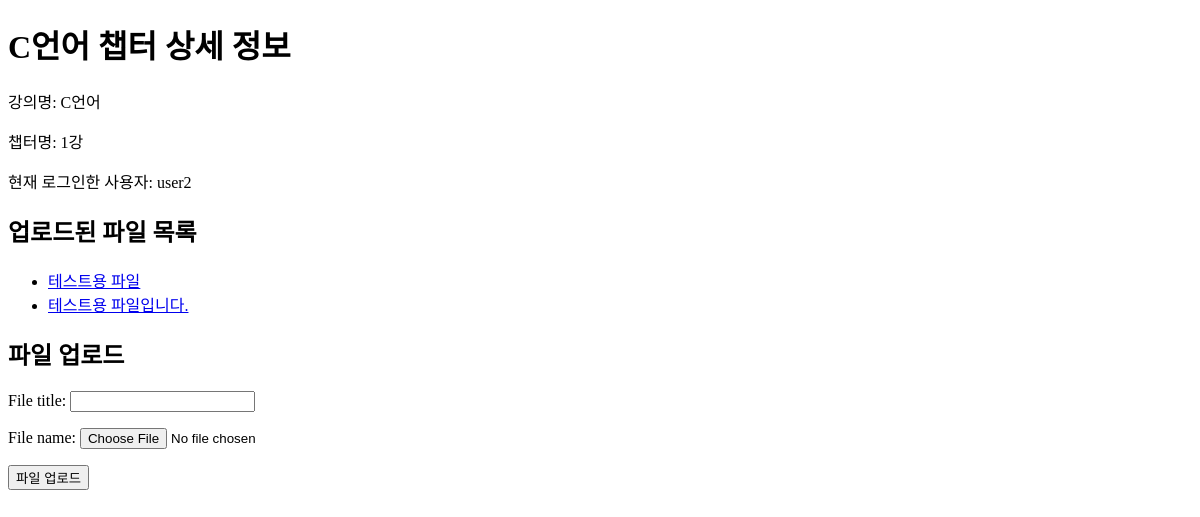
The page /upload/chapter_detail/C언어/1강/ (signed in) on the database as committed earlier.
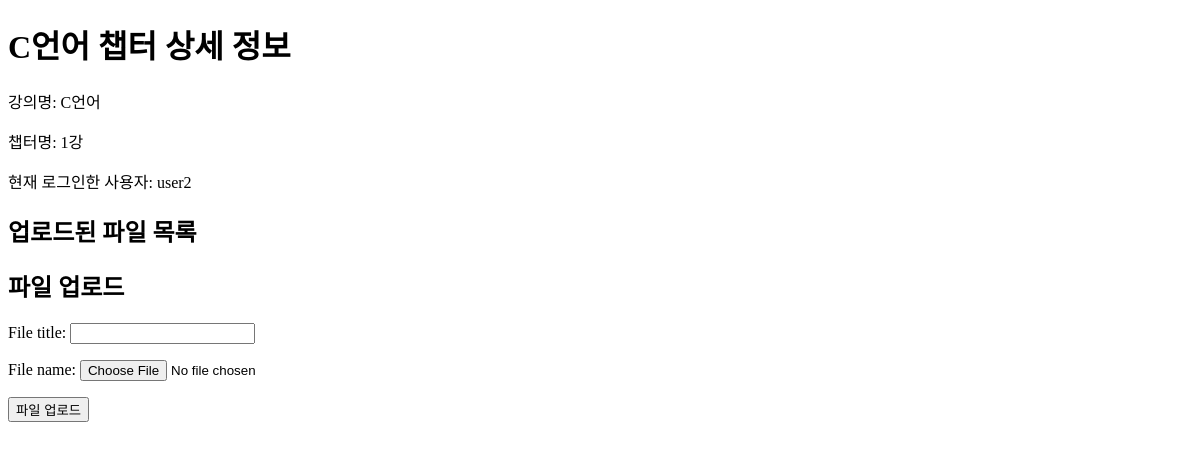
The same page on the database as committed later.
### user/models.py (models this page shows, shortened)
class LectureChapter(models.Model):
    user = models.ForeignKey(User, on_delete=models.CASCADE, null=True)  # 사용자와의 외부 키 연결
    lecture = models.ForeignKey(Lecture, related_name='chapters', on_delete=models.CASCADE)
    chapter_name = models.CharField(max_length=100, null=True)  # 텍스트 형식의 챕터 이름 필드
    class Meta:
        verbose_name_plural = 'Lecture Chapters'

class Lecture(models.Model):
    title = models.CharField(max_length=100)

### upload/models.py (models this page shows, shortened)
class UploadFile(models.Model):
    user = models.ForeignKey(User, on_delete=models.CASCADE, null=True)
    lecture = models.ForeignKey(LectureChapter, related_name='uploaded_files', on_delete=models.CASCADE, null=True)
    chapter = models.ForeignKey(LectureChapter, on_delete=models.CASCADE, null=True)
    file_title = models.CharField(max_length=50, default="")
    file_name = models.FileField(null=True)

### upload/views.py (the view)
# urls.py: path('chapter_detail/<str:lecture_name>/<str:chapter_name>/', views.chapter_detail_view, name='chapter_detail'),  # chapter_detail_view
def chapter_detail_view(request, lecture_name, chapter_name):
    chapter = LectureChapter.objects.filter(lecture__title=lecture_name, chapter_name=chapter_name).first()
    current_user = request.user
    if not chapter:
        raise Http404("챕터를 찾을 수 없습니다.")
    uploaded_files = UploadFile.objects.filter(chapter=chapter)
    form = UploadFileForm(request.POST or None, request.FILES or None)
    context = {
        'chapter': chapter,
        'uploaded_files': uploaded_files,  # 업로드된 파일들을 context에 추가
        'form': form,  # 폼을 context에 추가
    }
    return render(request, "upload/chapter_detail.html", context)

### upload/forms.py
class UploadFileForm(forms.ModelForm):
    class Meta:
        model = UploadFile
        fields = ['file_title', 'file_name']    # 사용자에게 입력받을 필드 지정

### upload/templates/upload/chapter_detail.html (shortened to what this page needs)
<!DOCTYPE html>
<html lang="ko">
<head>
</head>
<body>
    <h1>{{ chapter.lecture.title }} 챕터 상세 정보</h1>
    <p>강의명: {{ chapter.lecture.title }} </p>
    <p>챕터명: {{ chapter.chapter_name }} </p>
    <p>현재 로그인한 사용자: {{ user.username }}</p>
    <h2>업로드된 파일 목록</h2>
    <ul>
        {% for file in uploaded_files %}
            <li><a href="{{ file.file_name.url }}">{{ file.file_title }}</a></li>
        {% endfor %}
    </ul>
    <h2>파일 업로드</h2>
    <form method="post" action="{% url 'upload:upload_file' lecture_name=chapter.lecture.title chapter_name=chapter.chapter_name %}" enctype="multipart/form-data">
        {{ form.as_p }}
        <button type="submit">파일 업로드</button>
    </form>
</body>
</html>

Rows that differ between the two databases and show on the page:
removed UploadFile: file_title "테스트용 파일"
removed UploadFile: file_title "테스트용 파일입니다."
